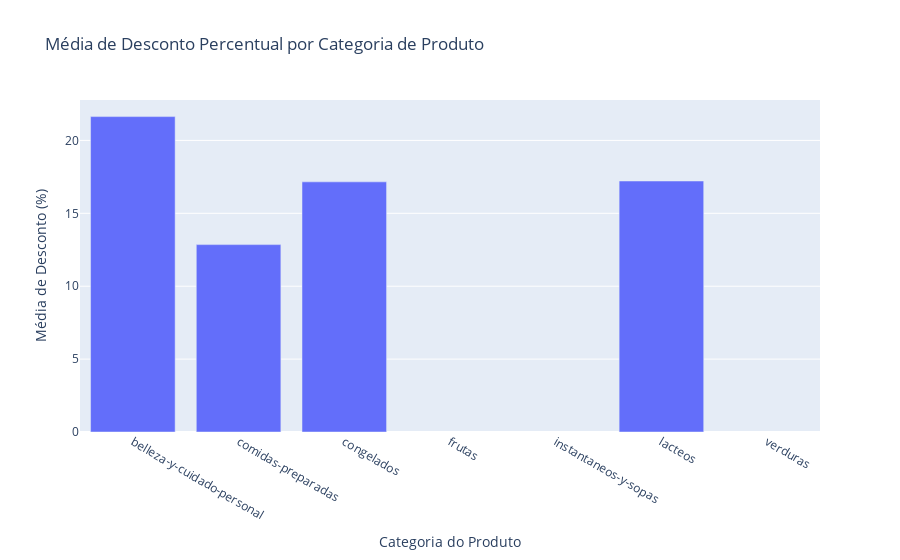

Write notebook code for a chart like this one.
### Markdown cell above
# 4 - Plote um gráfico de barras onde temos a média de descontos por categoria.

### Code cell
df_limpo['Desconto_Percentual'] = (df_limpo['Desconto'] / df_limpo['Preco_Anterior']) * 100
media_por_categoria = df_limpo.groupby('Categoria')['Desconto_Percentual'].mean().reset_index()
fig = px.bar(media_por_categoria,
             x='Categoria',
             y='Desconto_Percentual', # Usar a coluna com a média do desconto
             orientation='v',
             title='Média de Desconto Percentual por Categoria de Produto',
             labels={'Categoria':'Categoria do Produto', 'Desconto_Percentual':'Média de Desconto (%)'}) # Rótulos corrigidos

fig.show()

### Figure 1 — Plotly figure (JSON) as saved in the notebook; plotly's stock layout.template omitted (floating-point values rounded to 4 significant figures)
{"data": [{"hovertemplate": "Categoria do Produto=%{x}<br>Média de Desconto (%)=%{y}<extra></extra>", "legendgroup": "", "marker": {"color": "#636efa", "pattern": {"shape": ""}}, "name": "", "orientation": "v", "showlegend": false, "textposition": "auto", "type": "bar", "x": ["belleza-y-cuidado-personal", "comidas-preparadas", "congelados", "frutas", "instantaneos-y-sopas", "lacteos", "verduras"], "xaxis": "x", "y": [21.63, 12.85, 17.16, NaN, NaN, 17.22, NaN], "yaxis": "y"}], "layout": {"barmode": "relative", "legend": {"tracegroupgap": 0}, "title": {"text": "Média de Desconto Percentual por Categoria de Produto"}, "xaxis": {"anchor": "y", "domain": [0, 1], "title": {"text": "Categoria do Produto"}}, "yaxis": {"anchor": "x", "domain": [0, 1], "title": {"text": "Média de Desconto (%)"}}}}
